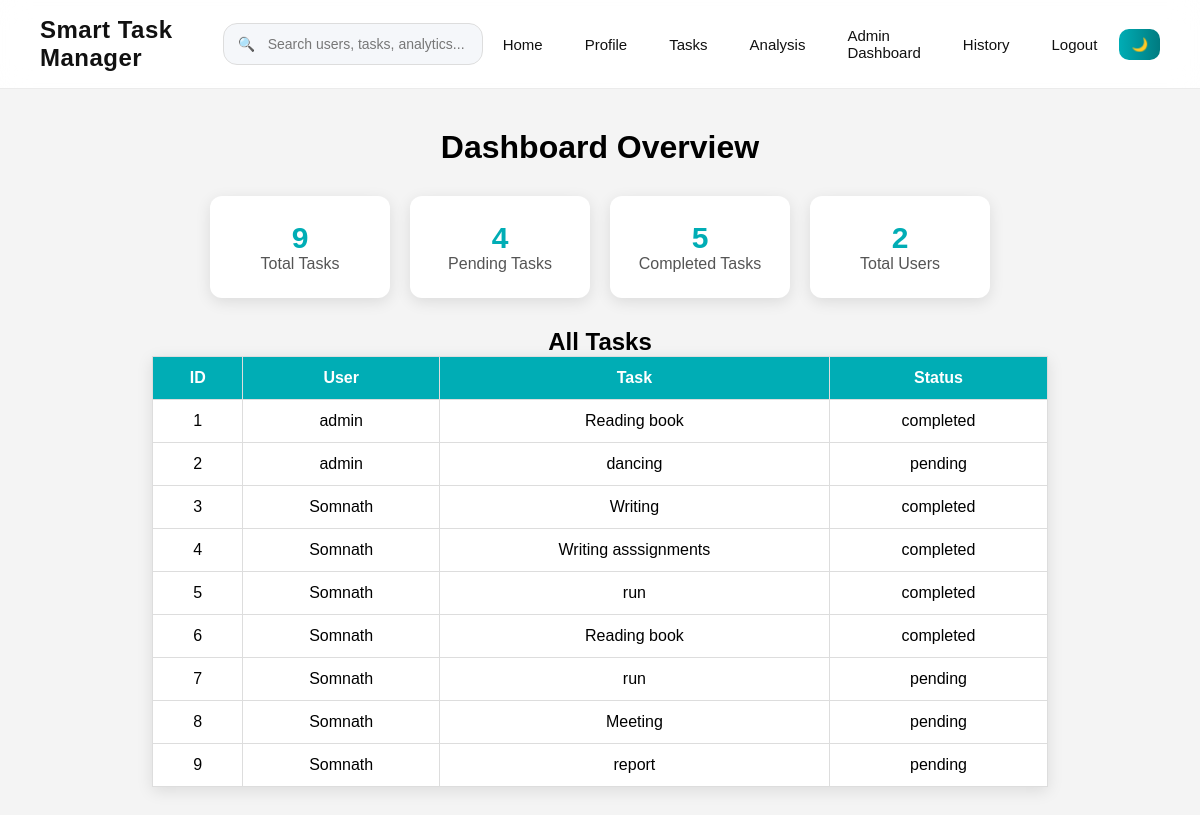
Page /admin (signed in) on the earlier database version.
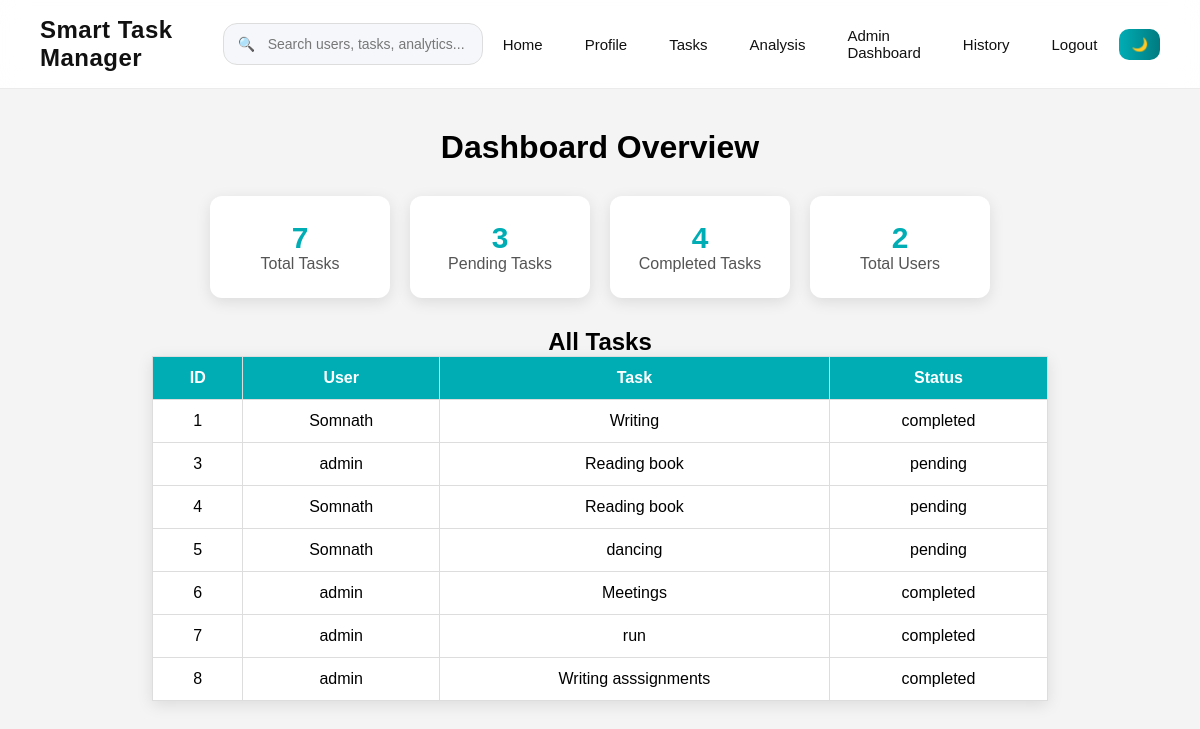
Same page on the later database version.
### tables this page shows
CREATE TABLE tasks (
        id INTEGER PRIMARY KEY AUTOINCREMENT,
        username TEXT,
        task TEXT,
        status TEXT DEFAULT 'pending',
        deadline TEXT,
        priority TEXT DEFAULT 'Medium',
        created_at TEXT,
        completed_at TEXT
    );

### app.py (the view)
@app.route('/admin')
def admin():
    if 'user' not in session:
        return redirect('/login')
    if session.get('role') != 'admin':
        return "❌ Access Denied"
    conn = sqlite3.connect("data.db")
    c = conn.cursor()
    c.execute("SELECT * FROM tasks")
    tasks = c.fetchall()
    c.execute("SELECT COUNT(*) FROM tasks")
    total_tasks = c.fetchone()[0]
    c.execute("SELECT COUNT(*) FROM tasks WHERE status='pending'")
    pending_tasks = c.fetchone()[0]
    c.execute("SELECT COUNT(*) FROM tasks WHERE status='completed'")
    completed_tasks = c.fetchone()[0]
    c.execute("SELECT COUNT(*) FROM users")
    total_users = c.fetchone()[0]
    conn.close()
    return render_template(
        'admin.html',
        tasks=tasks,
        total_tasks=total_tasks,
        pending_tasks=pending_tasks,
        completed_tasks=completed_tasks,
        total_users=total_users
    )

### templates/admin.html
{% extends "base.html" %}
{% block content %}
    <div class="admin-container">
        <h1>Dashboard Overview</h1>
        <div class="stats">
            <div class="card">
                <h2>{{ total_tasks }}</h2>
                <p>Total Tasks</p>
            </div>
            <div class="card">
                <h2>{{ pending_tasks }}</h2>
                <p>Pending Tasks</p>
            </div>
            <div class="card">
                <h2>{{ completed_tasks }}</h2>
                <p>Completed Tasks</p>
            </div>
            <div class="card">
                <h2>{{ total_users }}</h2>
                <p>Total Users</p>
            </div>
        </div>
        <h2>All Tasks</h2>
        <table>
            <tr>
                <th>ID</th>
                <th>User</th>
                <th>Task</th>
                <th>Status</th>
            </tr>
            {% for task in tasks %}
            <tr>
                <td>{{ task[0] }}</td>
                <td>{{ task[1] }}</td>
                <td>{{ task[2] }}</td>
                <td>{{ task[3] }}</td>
            </tr>
            {% endfor %}
        </table>
    </div>
{% endblock %}

### templates/base.html (shortened to what this page needs)
<!DOCTYPE html>
<html lang="en">
<head>
    <link rel="stylesheet" href="{{ url_for('static', filename='style.css') }}">
    <link rel="stylesheet" href="https://cdnjs.cloudflare.com/ajax/libs/font-awesome/6.5.1/css/all.min.css">
</head>
<body>
    <nav>
        <div class="logo">
            Smart Task Manager
        </div>
        {% if session.get('user') %}
        <form action="/search" method="GET" class="navbar-search">
            <span class="search-icon">🔍</span>
            {% if session.get('role') == 'admin' %}
            <input type="text" name="query" class="navbar-search-input" placeholder="Search users, tasks, analytics..."
                required>
            {% else %}
            <input type="text" name="query" class="navbar-search-input" placeholder="Search tasks, reports..." required>
            {% endif %}
        </form>
        {% endif %}
        <div class="nav-links">
            <a href="/">Home</a>
            {% if session.get('user') %}
            <a href="/profile">Profile</a>
            <a href="/tasks">Tasks</a>
            <a href="/weekly-report">Analysis</a>
            {% if session.get('role') == 'admin' %}
            <a href="/admin">
                Admin Dashboard
            </a>
            {% endif %}
            <a href="/history">History</a>
            <a href="/logout">Logout</a>
            {% else %}
            <a href="/login">Login</a>
            <a href="/register">Register</a>
            {% endif %}
            <button id="darkToggle" class="dark-btn">🌙</button>
        </div>
    </nav>
    {% block content %}{% endblock %}
</body>
</html>

### static/style.css (style rules this page uses)
body, nav, .login-box, .task-item, .card, .stat-card, .extra-card, table, input, button { transition: background-color 0.3s ease, color 0.3s ease, border-color 0.3s ease; }
* { margin: 0; padding: 0; box-sizing: border-box; }
body { font-family: Arial, sans-serif; background-color: #f4f4f4; }
.logo { color: white; font-size: 24px; font-weight: bold; }
.nav-links a { color: white; text-decoration: none; margin-left: 20px; font-size: 16px; }
.admin-container { padding: 40px; text-align: center; }
.stats { display: flex; justify-content: center; gap: 20px; flex-wrap: wrap; margin: 30px 0; }
.card { background-color: white; padding: 25px; width: 180px; border-radius: 12px; box-shadow: 0 4px 15px rgba(0, 0, 0, 0.1); text-align: center; transition: 0.3s; }
.card h2 { font-size: 30px; color: #00adb5; }
.card p { color: #555; }
table { width: 80%; margin: auto; border-collapse: collapse; background: white; box-shadow: 0 4px 15px rgba(0, 0, 0, 0.1); }
table th, table td { padding: 12px; border: 1px solid #ddd; }
table th { background-color: #00adb5; color: white; }
html { scroll-behavior: smooth; }
button, .hero-btn, .done-btn, .delete-btn { transition: all 0.3s ease; }
nav { position: sticky; top: 0; z-index: 1000; background: rgba(24, 24, 24, 0.92); backdrop-filter: blur(14px); -webkit-backdrop-filter: blur(14px); padding: 16px 40px; display: flex; align-items: center; justify-content: space-between; border-bottom: 1px solid rgba(255, 255, 255, 0.08); }
.logo { font-size: 24px; font-weight: 700; color: white; letter-spacing: 0.5px; }
.nav-links { display: flex; align-items: center; gap: 22px; }
.nav-links a { color: white; text-decoration: none; font-size: 15px; font-weight: 500; position: relative; transition: 0.3s ease; }
.navbar-search { position: relative; display: flex; align-items: center; }
.navbar-search-input { width: 260px; padding: 12px 18px 12px 44px; border-radius: 14px; border: 1px solid rgba(255, 255, 255, 0.12); background: rgba(255, 255, 255, 0.08); color: white; font-size: 14px; outline: none; transition: all 0.3s ease; }
.navbar-search-input::placeholder { color: rgba(255, 255, 255, 0.65); }
.search-icon { position: absolute; left: 15px; color: rgba(255, 255, 255, 0.7); font-size: 14px; }
.dark-btn { background: linear-gradient(90deg, #00adb5, #007b80); border: none; color: white; padding: 8px 12px; border-radius: 10px; cursor: pointer; transition: 0.3s ease; }
body:not(.dark) nav { background: rgba(255, 255, 255, 0.92); border-bottom: 1px solid rgba(0, 0, 0, 0.08); }
body:not(.dark) .logo, body:not(.dark) .nav-links a { color: #111; }
body:not(.dark) .navbar-search-input { background: #f5f7fa; color: #111; border: 1px solid #ddd; }
body:not(.dark) .navbar-search-input::placeholder { color: #777; }
body:not(.dark) .search-icon { color: #777; }

Differences in the rows shown:
removed tasks: id "2", username "admin", task "dancing", status "pending"
removed tasks: id "9", username "Somnath", task "report", status "pending"
changed tasks id 1: username "admin" → "Somnath"; task "Reading book" → "Writing"
changed tasks id 3: username "Somnath" → "admin"; task "Writing" → "Reading book"; status "completed" → "pending"
changed tasks id 4: task "Writing asssignments" → "Reading book"; status "completed" → "pending"
changed tasks id 5: task "run" → "dancing"; status "completed" → "pending"
changed tasks id 6: username "Somnath" → "admin"; task "Reading book" → "Meetings"
changed tasks "run": username "Somnath" → "admin"; status "pending" → "completed"
changed tasks id 8: username "Somnath" → "admin"; task "Meeting" → "Writing asssignments"; status "pending" → "completed"
Other differences:
{{ total_tasks }}: "9" → "7"
{{ pending_tasks }}: "4" → "3"
{{ completed_tasks }}: "5" → "4"
